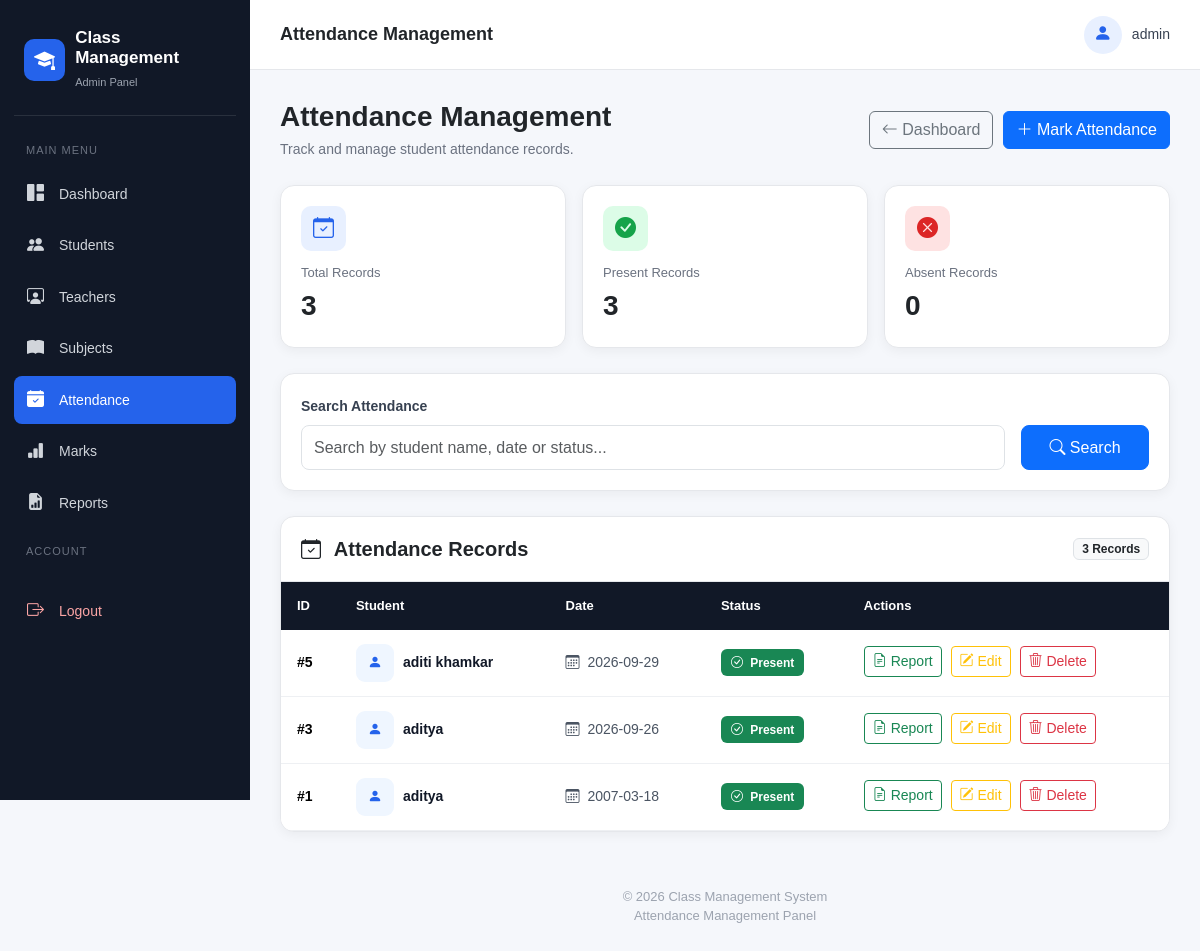
Screenshot of /attendance.php (signed in) with the database file from the repository.
### tables this page shows
CREATE TABLE attendance (
    id INT UNSIGNED NOT NULL AUTO_INCREMENT,
    student_id INT UNSIGNED NOT NULL,
    student_name VARCHAR(100) NOT NULL,
    attendance_date DATE NOT NULL,
    status ENUM('Present', 'Absent') NOT NULL,
    PRIMARY KEY (id),
    KEY idx_attendance_student_id (student_id),
    KEY idx_attendance_date (attendance_date),
    UNIQUE KEY uq_student_attendance_date (student_id, attendance_date),
    CONSTRAINT fk_attendance_student
        FOREIGN KEY (student_id)
        REFERENCES students (id)
        ON UPDATE CASCADE
        ON DELETE RESTRICT
);

### attendance.php (the view, shortened to what this page needs)
<?php
require_once __DIR__ . '/config.php';
$admin_name = (string) ($_SESSION['admin'] ?? 'Administrator');
$search = trim((string) ($_GET['search'] ?? ''));
$attendance_records = [];
$total_records = 0;
$present_count = 0;
$absent_count = 0;
try {
    if ($search !== '') {
        $search_like = '%' . $search . '%';
        $stmt = $conn->prepare(
            'SELECT
                id,
                student_id,
                student_name,
                attendance_date,
                status
             FROM attendance
             WHERE student_name LIKE ?
                OR status LIKE ?
                OR attendance_date LIKE ?
             ORDER BY attendance_date DESC, id DESC'
        );
        $stmt->bind_param(
            'sss',
            $search_like,
            $search_like,
            $search_like
        );
    } else {
        $stmt = $conn->prepare(
            'SELECT
                id,
                student_id,
                student_name,
                attendance_date,
                status
             FROM attendance
             ORDER BY attendance_date DESC, id DESC'
        );
    }
    $stmt->execute();
    $stmt->bind_result(
        $record_id,
        $student_id,
        $student_name,
        $attendance_date,
        $status
    );
    while ($stmt->fetch()) {
        $record = [
            'id' => (int) $record_id,
            'student_id' => (int) $student_id,
            'student_name' => (string) $student_name,
            'attendance_date' => (string) $attendance_date,
            'status' => (string) $status
        ];
        $attendance_records[] = $record;
        $total_records++;
        if ($status === 'Present') {
            $present_count++;
        } elseif ($status === 'Absent') {
            $absent_count++;
        }
    }
} catch (mysqli_sql_exception $e) {
    error_log(
        'Class Management System - Attendance Load Error: ' .
        $e->getMessage()
    );
    $database_error =
        'Unable to load attendance records. Please try again later.';
}
?>
<!DOCTYPE html>
<html lang="en">
<head>
    <link
        href="https://cdn.jsdelivr.net/npm/bootstrap@5.3.3/dist/css/bootstrap.min.css"
        rel="stylesheet"
    >
    <link
        rel="stylesheet"
        href="https://cdn.jsdelivr.net/npm/bootstrap-icons@1.11.3/font/bootstrap-icons.min.css"
    >
</head>
<body>
<aside class="sidebar">
    <div class="sidebar-brand">
        <div class="sidebar-brand-icon">
            <i class="bi bi-mortarboard-fill"></i>
        </div>
        <div>
            <h5>Class Management</h5>
            <small>Admin Panel</small>
        </div>
    </div>
    <div class="nav-title">
        Main Menu
    </div>
    <a href="dashboard.php">
        <i class="bi bi-grid-1x2-fill"></i>
        Dashboard
    </a>
    <a href="students.php">
        <i class="bi bi-people-fill"></i>
        Students
    </a>
    <a href="teachers.php">
        <i class="bi bi-person-workspace"></i>
        Teachers
    </a>
    <a href="subjects.php">
        <i class="bi bi-book-fill"></i>
        Subjects
    </a>
    <a href="attendance.php" class="active">
        <i class="bi bi-calendar-check-fill"></i>
        Attendance
    </a>
    <a href="marks.php">
        <i class="bi bi-bar-chart-fill"></i>
        Marks
    </a>
    <a href="reports.php">
        <i class="bi bi-file-earmark-bar-graph-fill"></i>
        Reports
    </a>
    <div class="nav-title">
        Account
    </div>
    <a href="logout.php" class="logout-link">
        <i class="bi bi-box-arrow-right"></i>
        Logout
    </a>
</aside>
<main class="main-content">
    <div class="topbar">
        <div class="topbar-title">
            Attendance Management
        </div>
        <div class="admin-profile">
            <div class="admin-icon">
                <i class="bi bi-person-fill"></i>
            </div>
            <span>
                <?php
                echo htmlspecialchars(
                    $admin_name,
                    ENT_QUOTES,
                    'UTF-8'
                );
                ?>
            </span>
        </div>
    </div>
    <div class="content-area">
        <div class="page-header">
            <div>
                <h1 class="page-title">
                    Attendance Management
                </h1>
                <p class="page-subtitle">
                    Track and manage student attendance records.
                </p>
            </div>
            <div class="header-actions">
                <a
                    href="dashboard.php"
                    class="btn btn-outline-secondary"
                >
                    <i class="bi bi-arrow-left"></i>
                    Dashboard
                </a>
                <a
                    href="mark_attendance.php"
                    class="btn btn-primary"
                >
                    <i class="bi bi-plus-lg"></i>
                    Mark Attendance
                </a>
            </div>
        </div>
        <div class="row g-3">
            <div class="col-md-4">
                <div class="stat-card">
                    <div class="stat-icon blue">
                        <i class="bi bi-calendar-check"></i>
                    </div>
                    <div class="stat-label">
                        Total Records
                    </div>
                    <div class="stat-number">
                        <?php echo $total_records; ?>
                    </div>
                </div>
            </div>
            <div class="col-md-4">
                <div class="stat-card">
                    <div class="stat-icon green">
                        <i class="bi bi-check-circle-fill"></i>
                    </div>
                    <div class="stat-label">
                        Present Records
                    </div>
                    <div class="stat-number">
                        <?php echo $present_count; ?>
                    </div>
                </div>
            </div>
            <div class="col-md-4">
                <div class="stat-card">
                    <div class="stat-icon red">
                        <i class="bi bi-x-circle-fill"></i>
                    </div>
                    <div class="stat-label">
                        Absent Records
                    </div>
                    <div class="stat-number">
                        <?php echo $absent_count; ?>
                    </div>
                </div>
            </div>
        </div>
        <div class="search-card">
            <form
                method="GET"
                action="attendance.php"
            >
                <div class="row g-3 align-items-end">
                    <div class="col-lg-10">
                        <label
                            for="attendance-search"
                            class="search-label"
                        >
                            Search Attendance
                        </label>
                        <input
                            type="text"
                            id="attendance-search"
                            name="search"
                            class="form-control search-input"
                            placeholder="Search by student name, date or status..."
                            value="<?php
                            echo htmlspecialchars(
                                $search,
                                ENT_QUOTES,
                                'UTF-8'
                            );
                            ?>"
                            maxlength="100"
                            autocomplete="off"
                        >
                    </div>
                    <div class="col-lg-2">
                        <button
                            type="submit"
                            class="btn btn-primary w-100 search-btn"
                        >
                            <i class="bi bi-search"></i>
                            Search
                        </button>
                    </div>
                </div>
            </form>
        </div>
        <div class="table-card">
            <div class="table-header">
                <h5>
                    <i class="bi bi-calendar-check me-2"></i>
                    Attendance Records
                </h5>
                <span class="badge bg-light text-dark border">
                    <?php echo $total_records; ?>
                    <?php echo ($total_records === 1)
                        ? 'Record'
                        : 'Records'; ?>
                </span>
            </div>
            <div class="table-wrapper">
                <table class="table">
                    <thead>
                        <tr>
                            <th>ID</th>
                            <th>Student</th>
                            <th>Date</th>
                            <th>Status</th>
                            <th>Actions</th>
                        </tr>
                    </thead>
                    <tbody>
                    <?php if ($total_records > 0): ?>
                        <?php foreach ($attendance_records as $row): ?>
                            <?php
                            $record_id = (int) $row['id'];
                            $student_id = (int) $row['student_id'];
                            $student_name = $row['student_name'];
                            $attendance_date = $row['attendance_date'];
                            $status = $row['status'];
                            ?>
                            <tr>
                                <td>
                                    <strong>
                                        #<?php echo $record_id; ?>
                                    </strong>
                                </td>
                                <td>
                                    <div class="d-flex align-items-center">
                                        <div class="student-icon">
                                            <i class="bi bi-person-fill"></i>
                                        </div>
                                        <div>
                                            <div class="student-name">
                                                <?php
                                                echo htmlspecialchars(
                                                    $student_name,
                                                    ENT_QUOTES,
                                                    'UTF-8'
                                                );
                                                ?>
                                            </div>
                                        </div>
                                    </div>
                                </td>
                                <td>
                                    <span class="date-text">
                                        <i class="bi bi-calendar3 me-1"></i>
                                        <?php
                                        echo htmlspecialchars(
                                            $attendance_date,
                                            ENT_QUOTES,
                                            'UTF-8'
                                        );
                                        ?>
                                    </span>
                                </td>
                                <td>
                                    <?php if ($status === 'Present'): ?>
                                        <span
                                            class="badge bg-success status-badge"
                                        >
                                            <i class="bi bi-check-circle me-1"></i>
                                            Present
                                        </span>
                                    <?php endif; ?>
                                </td>
                                <td class="action-buttons">
                                    <?php if ($student_id > 0): ?>
                                        <a
                                            href="attendance_report.php?student_id=<?php echo $student_id; ?>"
                                            class="btn btn-sm btn-outline-success"
                                        >
                                            <i class="bi bi-file-earmark-text"></i>
                                            Report
                                        </a>
                                    <?php endif; ?>
                                    <a
                                        href="edit_attendance.php?id=<?php echo $record_id; ?>"
                                        class="btn btn-sm btn-outline-warning"
                                    >
                                        <i class="bi bi-pencil-square"></i>
                                        Edit
                                    </a>
                                    <form
                                        method="POST"
                                        action="delete_attendance.php"
                                        class="delete-form"
                                        onsubmit="return confirm('Are you sure you want to delete this attendance record?');"
                                    >
                                        <button
                                            type="submit"
                                            class="btn btn-sm btn-outline-danger"
                                        >
                                            <i class="bi bi-trash3"></i>
                                            Delete
                                        </button>
                                    </form>
                                </td>
                            </tr>
                        <?php endforeach; ?>
                    <?php endif; ?>
                    </tbody>
                </table>
            </div>
        </div>
    </div>
    <div class="footer">
        © <?php echo date('Y'); ?> Class Management System
        <br>
        Attendance Management Panel
    </div>
</main>
</body>
</html>

### rows the page displays
attendance: id "5", student_name "aditi khamkar", attendance_date "2026-09-29", status "Present" (drawn)
attendance: id "3", student_name "aditya", attendance_date "2026-09-26", status "Present" (drawn)
attendance: id "1", student_name "aditya", attendance_date "2007-03-18", status "Present" (drawn)

### other values shown
$admin_name "admin"
$total_records "3"
$present_count "3"
$absent_count "0"
